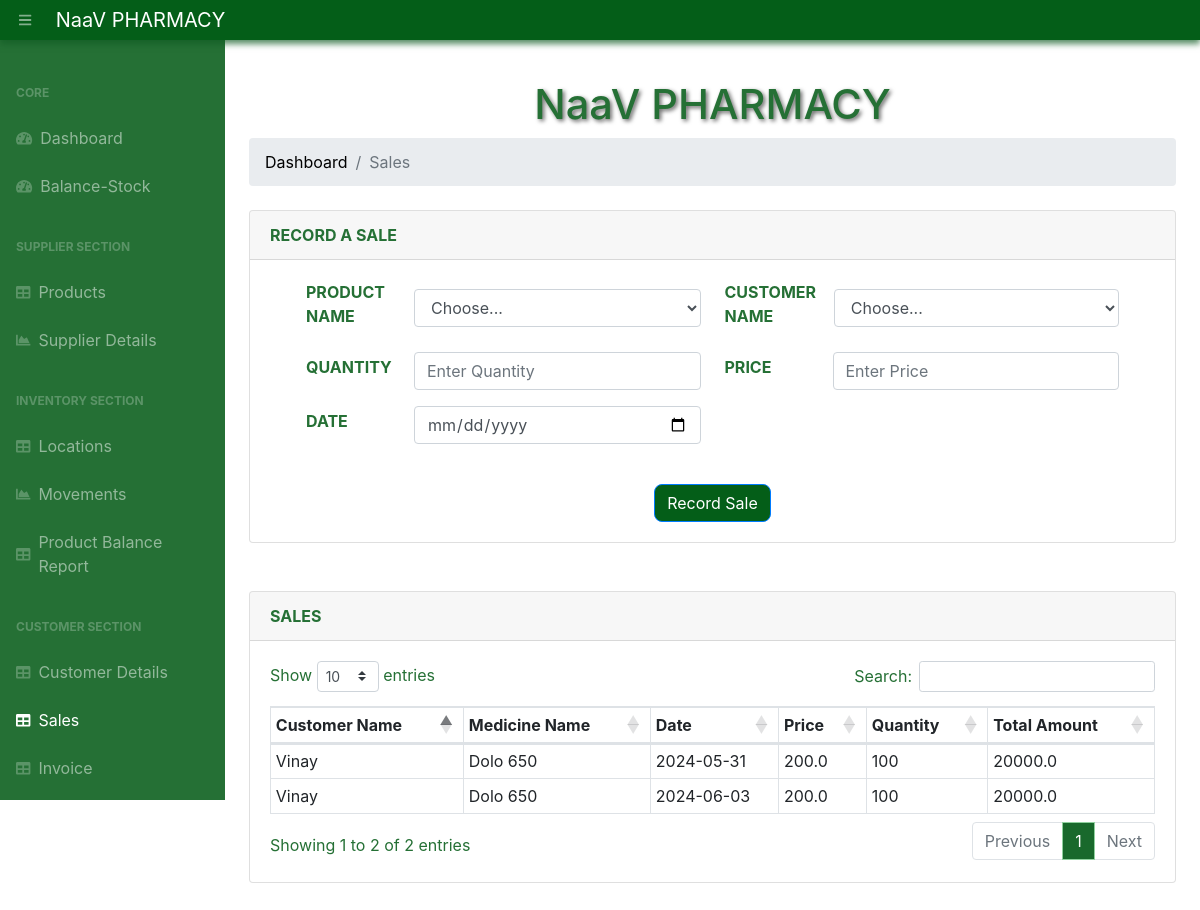
Page /sales/ on the committed database.
### app.py (models this page shows, shortened)
class Sale(db.Model):
    __tablename__ = 'sales'
    id = db.Column(db.Integer, primary_key=True)
    product_id = db.Column(db.String(200), db.ForeignKey('products.product_id'), nullable=False)
    customer_id = db.Column(db.String(100), db.ForeignKey('customers.customer_id'), nullable=False)
    quantity = db.Column(db.Integer, nullable=False)
    price = db.Column(db.Float, nullable=False)
    date = db.Column(db.Date, default=datetime.utcnow)
    product = db.relationship('Product', backref=db.backref('sales', lazy=True))
    customer = db.relationship('Customer', backref=db.backref('sales', lazy=True))

class Customer(db.Model):
    __tablename__ = 'customers'
    id = db.Column(db.Integer, primary_key=True)
    customer_id = db.Column(db.String(100), nullable=False, unique=True)  # Add customer_id field
    name = db.Column(db.String(100), nullable=False)
    phone = db.Column(db.String(20), nullable=False)
    email = db.Column(db.String(100), nullable=False)
    date_created = db.Column(db.DateTime, default=datetime.utcnow)

class Product(db.Model):
    __tablename__ = 'products'
    product_id      = db.Column(db.String(200), primary_key=True)
    quantity = db.Column(db.Integer)
    category = db.Column(db.String(50))
    price = db.Column(db.Float)
    date_created = db.Column(db.DateTime, default=datetime.utcnow)

### app.py (the view)
@app.route("/sales/", methods=["POST", "GET"])
def viewSales():
    if request.method == "POST":
        product_id = request.form["product_id"]
        customer_id = request.form["customer_id"]
        quantity = int(request.form["quantity"])
        price = float(request.form["price"])
        date_str = request.form["date"]
        try:
            date = datetime.strptime(date_str, "%Y-%m-%d").date()
        except ValueError as e:
            return f"There was an issue with the date format: {str(e)}"
        product = Product.query.get(product_id)
        if product is None:
            return "Product not found."
        total_sold = db.session.query(db.func.sum(Sale.quantity)).filter_by(product_id=product_id).scalar() or 0
        remaining_stock = product.quantity - total_sold
        if quantity > remaining_stock:
            message = f"Not enough stock available. Only {remaining_stock} units left."
            products = Product.query.order_by(Product.date_created).all()
            customers = Customer.query.order_by(Customer.date_created).all()
            sales = Sale.query.order_by(Sale.date).all()
            return render_template("sales.html", sales=sales, products=products, customers=customers, message=message)
        new_sale = Sale(product_id=product_id, customer_id=customer_id, quantity=quantity, price=price, date=date)
        try:
            db.session.add(new_sale)
            db.session.commit()
            return redirect("/sales/")
        except Exception as e:
            return f"There was an issue while recording the sale: {str(e)}"
    else:
        products = Product.query.order_by(Product.date_created).all()
        customers = Customer.query.order_by(Customer.date_created).all()  # Fetch customers
        sales = Sale.query.order_by(Sale.date).all()
        return render_template("sales.html", sales=sales, products=products, customers=customers)

### templates/sales.html (shortened to what this page needs)
{% extends 'base.html' %}
{% block content %}
<main>
    <div class="container-fluid">
        <h1 class="mt-4">NaaV PHARMACY</h1>
        <ol class="breadcrumb mb-4">
            <li class="breadcrumb-item"><a href="/">Dashboard</a></li>
            <li class="breadcrumb-item active">Sales</li>
        </ol>
        <div class="card mb-5">
            <div class="card-header"><b>RECORD A SALE</b></div>
            <div class="card-body">
                <form action="/sales/" method="POST" id="sales_form">
                    <div class="container">
                        <div class="d-flex flex-wrap">
                            <div class="col-md-6 mb-3 d-flex align-items-center">
                                <label for="product_id" class="mr-2 form-label"><b>PRODUCT NAME</b></label>
                                <select id="product_id" name="product_id" class="form-control flex-grow-1" required>
                                    <option selected value="">Choose...</option>
                                </select>
                            </div>
                            <div class="col-md-6 mb-3 d-flex align-items-center">
                                <label for="customer_id" class="mr-2 form-label"><b>CUSTOMER NAME</b></label>
                                <select id="customer_id" name="customer_id" class="form-control flex-grow-1" required>
                                    <option selected value="">Choose...</option>
                                </select>
                            </div>
                            <div class="col-md-6 mb-3 d-flex align-items-center">
                                <label for="quantity" class="mr-2 form-label"><b>QUANTITY</b></label>
                                <input class="form-control flex-grow-1" name="quantity" id="quantity" type="number" placeholder="Enter Quantity" required/>
                            </div>
                            <div class="col-md-6 mb-3 d-flex align-items-center">
                                <label for="price" class="mr-2 form-label"><b>PRICE</b></label>
                                <input class="form-control flex-grow-1" name="price" id="price" type="text" placeholder="Enter Price" required/>
                            </div>
                            <div class="col-md-6 mb-3 d-flex align-items-center">
                                <label for="date" class="mr-2 form-label"><b>DATE</b></label>
                                <input class="form-control flex-grow-1" name="date" id="date" type="date" required/>
                            </div>
                        </div>
                    </div>
                    <div class="form-group mt-4 mb-0 text-center">
                        <input type="submit" class="btn btn-primary btn-submit" value="Record Sale">
                    </div>
                </form>
            </div>
        </div>
        <div class="card mb-5">
            <div class="card-header"><b>SALES</b></div>
            <div class="card-body">
                <div class="table-responsive">
                    <table class="table table-bordered" id="dataTable" width="100%" cellspacing="0">
                        <thead>
                            <tr>
                                <th>Customer Name</th>
                                <th>Medicine Name</th>
                                <th>Date</th>
                                <th>Price</th>
                                <th>Quantity</th>
                                <th>Total Amount</th>
                            </tr>
                        </thead>
                        <tbody>
                            {% for sale in sales %}
                            <tr>
                                <td>{{ sale.customer.name }}</td>
                                <td>{{ sale.product.product_id }}</td>
                                <td>{{ sale.date.strftime('%Y-%m-%d') }}</td>
                                <td>{{ sale.price }}</td>
                                <td>{{ sale.quantity }}</td>
                                <td>{{ sale.price * sale.quantity }}</td>
                            </tr>
                            {% endfor %}
                        </tbody>
                    </table>
                </div>
            </div>
        </div>
    </div>
</main>
{% endblock %}

### rows in the picture
Sale: customer.name "Vinay", product.product_id "Dolo 650", date "2024-05-31", price "200.0", quantity "100", sale.price*sale.quantity "20000.0"
Sale: customer.name "Vinay", product.product_id "Dolo 650", date "2024-06-03", price "200.0", quantity "100", sale.price*sale.quantity "20000.0"
